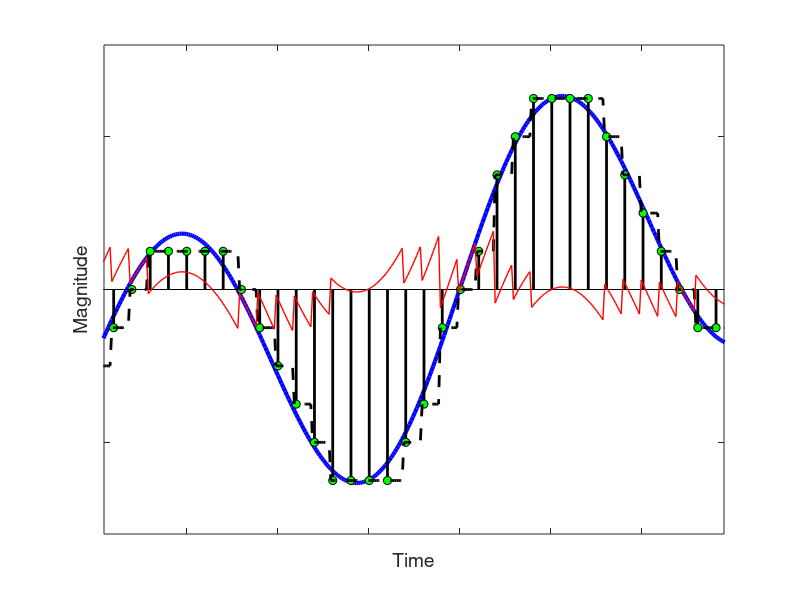

This figure's MATLAB source: (Note: this script raises an error after producing the figure.)
%%
clear all; 
clf;
bits = 3;
t1 = linspace(1,3,1000);%0:0.001:3;
t2 = t1(1:10:end);%linspace(1,3,100);%0:0.1:3;

in = sin(2.*pi.*t1) + sin(3.5.*pi.*t1) + sin(4.*pi.*t1) + sin(5.*pi.*t1);
in = in./max(in);

in_fix = int16(in .* 2^bits);
in_fix2 = zeros(size(in_fix));
for i = 2:length(t1)
    if mod(i,10) == 0
        in_fix2(i) = in_fix(i);
    else
        in_fix2(i) = in_fix2(i-1);
    end
end
% 
% in_fix3 = in_fix2(1:10:end);
% p1 = polyfit(t2, in_fix3, 20);
% in_fix4 = polyval(p1, t1);

out = double(in_fix2) ./ 2^bits;
out_sample = out(1:10:end);
noise = in - out;

plot(t1, in, 'b', 'LineWidth', 3)
hold on
% grid on
stem(t2, out_sample, 'k', 'LineWidth', 2, 'MarkerFaceColor', 'g')
plot(t1, out, 'k--', 'LineWidth', 2)
% plot(t2, out(1:100:end), 'g', 'LineWidth', 2)
plot(t1, noise, 'r', 'LineWidth', 1)

axis([1.61 2.29 -0.8 0.8])
set(gca, 'XTickLabelMode', 'manual', 'XTickLabel', []);
set(gca, 'YTickLabelMode', 'manual', 'YTickLabel', []);
xlabel('Time','FontSize',14)
ylabel('Magnitude','FontSize',14)
h_legend = legend('Location','northwest','original signal', 'sampled signal', 'recreated signal', 'quantization error');
set(h_legend,'FontSize',14);
legend('boxoff')

%%
% t1 = 0:0.001:3;
% t2 = 0:0.1:3;
% t3 = 0:0.01:3;
% in = sin(2.*pi.*t1) + sin(3.5.*pi.*t1) + sin(4.*pi.*t1) + sin(5.*pi.*t1);
% in = in./max(in);
% 
% in_fix = int16(in .* 2^3);
% out = double(in_fix) ./ 2^3;
% 
% plot(t1, in, t1, out)